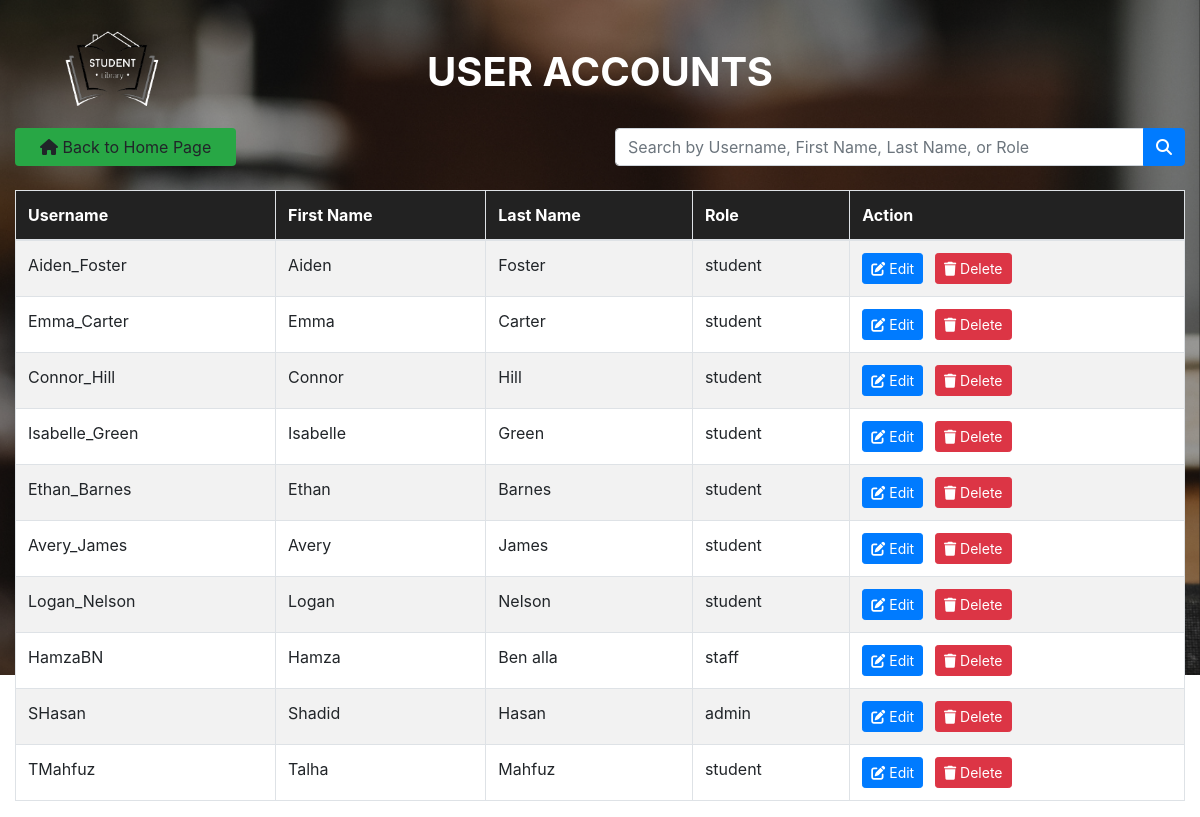
/userManage.php (signed in), run on the app's committed database.
### tables this page shows
CREATE TABLE users (
    id INT PRIMARY KEY AUTO_INCREMENT,
    user_name VARCHAR (100) NOT NULL,
    password VARCHAR (200) NOT NULL,
    first_name VARCHAR(30) NOT NULL,
    last_name VARCHAR(30) NOT NULL,
    role VARCHAR(30) DEFAULT 'student'

);

### userManage.php (the view, shortened to what this page needs)
<?php
if (isset($_SESSION['user_name']) && isset($_SESSION['fname']) && isset($_SESSION['lname']) && isset($_SESSION['role']) && ($_SESSION['role'] === 'admin')) {
?>
<!DOCTYPE html>
<html lang="en">
<head>
    <link rel="stylesheet" href="https://cdn.jsdelivr.net/npm/bootstrap@4.4.1/dist/css/bootstrap.min.css">
    <link rel="stylesheet" href="https://cdnjs.cloudflare.com/ajax/libs/font-awesome/6.2.1/css/all.min.css" />
</head>
<body>
<img src="covers/logo.png" alt="Your Logo" class="logo">
<div class="container-fluid">
    <br><br>
    <h1 class="text-center text-uppercase font-weight-bold text-white">User Accounts</h1><br>
    <div class="row">
        <div class="col-sm-6">
            <a class="btn bg-success px-4" href="home.php" role="button"><i class="fa-solid fa-house"></i> Back to Home Page</a>
        </div>
        <div class="col-md-6">
            <form method="POST" action="userManage.php">
                <div class="input-group">
                    <input type="text" name="search" class="form-control" placeholder="Search by Username, First Name, Last Name, or Role">
                    <div class="input-group-append">
                        <button type="submit" class="btn btn-primary" name="submit"><i class="fa-solid fa-search"></i></button>
                    </div>
                </div>
            </form>
        </div>
    </div>
    <div class="row">
    <div class="col-md-12">
    <table class="table mt-4 table-bordered table-hover table-striped">
        <thead>
            <tr>
                <th>Username</th>
                <th>First Name</th>
                <th>Last Name</th>
                <th>Role</th>
                <th>Action</th>
            </tr>
        </thead>
        <tbody>
            <?php
            include "db_conn.php";
            if (isset($_POST['submit'])) {
                $search = $_POST['search'];
                $sql = "SELECT * FROM users WHERE
                    user_name LIKE '%$search%' OR
                    first_name LIKE '%$search%' OR
                    last_name LIKE '%$search%' OR
                    role LIKE '%$search%'";
                $result = $conn->query($sql);
                if (!$result) {
                    die("Invalid Query: " . $conn->error);
                }
            } else {
                $sql = "SELECT * FROM users";
                $result = $conn->query($sql);
            }
            if (isset($result) && $result->num_rows > 0) {
                while ($row = $result->fetch_assoc()) {
                    echo "<tr>";
                    echo "<td>$row[user_name]</td>";
                    echo "<td>$row[first_name]</td>";
                    echo "<td>$row[last_name]</td>";
                    echo "<td>$row[role]</td>";
                    echo "<td>";
                    echo "<a class='btn btn-primary btn-sm' href='userEdit.php?id=$row[id]'><i class='fa-solid fa-pen-to-square'></i> Edit</a>";
                    echo "<a class='btn btn-danger btn-sm' href='userDelete.php?id=$row[id]'><i class='fa-solid fa-trash'></i> Delete</a>";
                    echo "</td>";
                    echo "</tr>";
                }
            } else {
                echo '<tr><td colspan="5">No matching results found.</td></tr>';
            }
            ?>
        </tbody>
    </table>
    </div>
    </div>
</div>
</body>
</html>
<?php
}
else{
    header("Location: home.php");
    exit();
}
?>

### userManage.php (style rules this page uses)
html, body { height: 100%; background-image: url('book.png'); background-repeat: no-repeat; background-attachment: fixed; background-size: 100%; }
.container-fluid { min-height: 100%; }
.table { background-color: #fff; }
.table th { background-color: #222222; color: #fff; }
.logo { position: absolute; top: 30px; left: 60px; width: 100px; height: auto; }

### data on the page
users: user_name "Aiden_Foster", first_name "Aiden", last_name "Foster", role "student"
users: user_name "Emma_Carter", first_name "Emma", last_name "Carter", role "student"
users: user_name "Connor_Hill", first_name "Connor", last_name "Hill", role "student"
users: user_name "Isabelle_Green", first_name "Isabelle", last_name "Green", role "student"
users: user_name "Ethan_Barnes", first_name "Ethan", last_name "Barnes", role "student"
users: user_name "Avery_James", first_name "Avery", last_name "James", role "student"
users: user_name "Logan_Nelson", first_name "Logan", last_name "Nelson", role "student"
users: user_name "HamzaBN", first_name "Hamza", last_name "Ben alla", role "staff"
users: user_name "SHasan", first_name "Shadid", last_name "Hasan", role "admin"
users: user_name "TMahfuz", first_name "Talha", last_name "Mahfuz", role "student"
